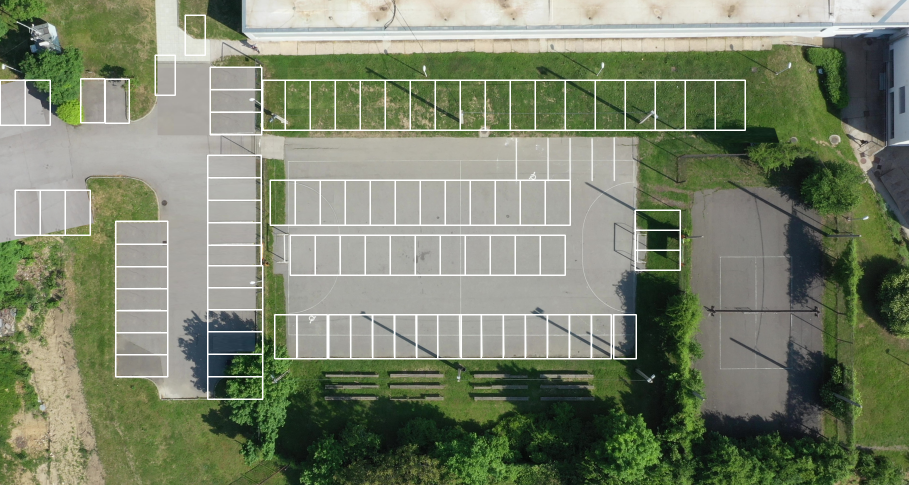
#> input picture Assets/result_with_parking_spaces.png, 1817 x 970 px (shown at 1/2 size)
$ python parking_space_picker.py
#> lines starting #> are read from the running program, lines starting #| are printed output that depends on the picture; after the words box and inside, x2 and y2 are one past the last pixel; in counts of white or black regions, pixels touching at a corner belong together
import cv2
import numpy as np

# Load images
result_img = cv2.imread('./Assets/result_with_parking_spaces.png')
#> result_img is the input picture: shape (970, 1817, 3); mean B, G, R 107.1, 130.1, 121.9
shouldhave_img = cv2.imread('./Assets/shouldhave.png')
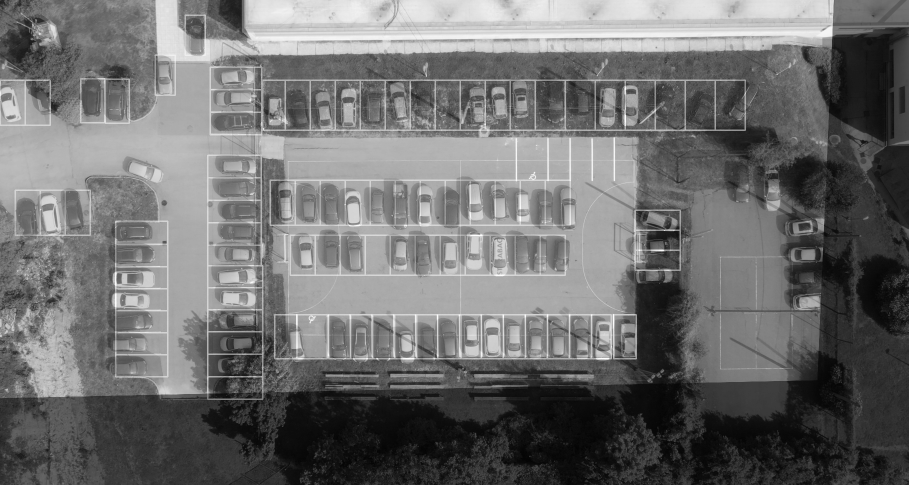
#> input picture Assets/shouldhave.png, 1817 x 970 px (shown at 1/2 size)
#> shouldhave_img is the input picture: shape (970, 1817, 3); min 2, max 254, mean 110.1

parking_spaces = [
    # front 3
    [(30, 380), (80, 470)],
    [(80, 380), (130, 470)],
    [(130, 380), (180, 470)],

    # scattered in the front
    [(0, 160), (50, 250)],
    [(50, 160), (100, 250)],
    [(310, 110), (350, 190)],
    [(370, 30), (410, 110)],

    # the first two
    [(161, 157), (209, 245)],
    [(210, 158), (258, 246)],

    #  next 7
    [(231, 442), (335, 488)],
    [(231, 488), (335, 533)],
    [(231, 533), (335, 577)],
    [(231, 577), (335, 621)],
    [(231, 621), (335, 665)],
    [(231, 665), (335, 709)],
    [(231, 709), (335, 753)],

    # Tribune 15
    [(1227, 629), (1272, 717)],
    [(549, 629), (593, 717)],
    [(593, 629), (654, 717)],
    [(657, 629), (701, 717)],
    [(701, 629), (745, 717)],
    [(745, 629), (789, 717)],
    [(789, 629), (833, 717)],
    [(833, 629), (875, 717)],
    [(875, 629), (922, 717)],
    [(922, 629), (962, 717)],
    [(962, 629), (1006, 717)],
    [(1006, 629), (1050, 717)],
    [(1050, 629), (1094, 717)],
    [(1094, 629), (1138, 717)],
    [(1138, 629), (1182, 717)],
    [(1182, 629), (1222, 717)],
    # Enterance
    [(420, 134), (523, 179)],
    [(420, 179), (523, 224)],
    [(420, 224), (523, 260)],
    # Gate
    [(415, 310), (522, 355)],
    [(415, 355), (522, 400)],
    [(415, 400), (522, 445)],
    [(415, 445), (522, 490)],
    [(415, 490), (522, 531)],
    [(415, 531), (525, 575)],
    [(415, 575), (525, 619)],
    [(415, 619), (525, 663)],
    [(415, 663), (525, 708)],
    [(415, 708), (525, 753)],
    [(415, 753), (525, 798)],

    # Middle
    [(540, 360), (590, 450)],
    [(590, 360), (640, 450)],
    [(640, 360), (690, 450)],
    [(690, 360), (740, 450)],
    [(740, 360), (790, 450)],
    [(790, 360), (840, 450)],
    [(840, 360), (890, 450)],
    [(890, 360), (940, 450)],
    [(940, 360), (990, 450)],
    [(990, 360), (1040, 450)],
    [(1040, 360), (1090, 450)],
    [(1090, 360), (1140, 450)],

    # inner
    [(580, 470), (630, 550)],
    [(630, 470), (680, 550)],
    [(680, 470), (730, 550)],
    [(730, 470), (772, 550)],
    [(776, 470), (830, 550)],
    [(830, 470), (880, 550)],
    [(880, 470), (930, 550)],
    [(930, 470), (980, 550)],
    [(980, 470), (1030, 550)],
    [(1030, 470), (1080, 550)],
    [(1080, 470), (1130, 550)],

    # upper
    [(525, 160), (570, 260)],
    [(570, 160), (620, 260)],
    [(620, 160), (670, 260)],
    [(670, 160), (720, 260)],
    [(720, 160), (770, 260)],
    [(770, 160), (820, 260)],
    [(820, 160), (870, 260)],
    [(870, 160), (920, 260)],
    [(924, 160), (970, 260)],
    [(970, 160), (1020, 260)],
    [(1020, 160), (1070, 260)],
    [(1070, 160), (1130, 260)],
    [(1130, 160), (1190, 260)],
    [(1190, 160), (1250, 260)],
    [(1250, 160), (1310, 260)],
    [(1310, 160), (1370, 260)],
    [(1370, 160), (1430, 260)],
    [(1430, 160), (1490, 260)],

    # near the goal
    [(1270, 420), (1360, 460)],
    [(1270, 460), (1360, 500)],
    [(1270, 500), (1360, 540)],

]

# List to store parking space templates
templates = []

# Extracting content from each parking space in result_img
for space in parking_spaces:
    x1, y1 = space[0]
    x2, y2 = space[1]
    template = result_img[y1:y2, x1:x2]
    templates.append(template)
#> this loop made 90 passes
#> pass 3, `template = result_img[y1:y2, x1:x2]`:
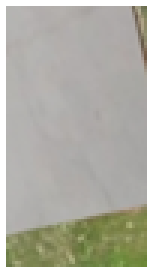
#> template: shape (90, 50, 3) (shown 3 times larger); mean B, G, R 162.5, 173.4, 174
#> after the loop, templates = 90 items


threshold = 0.92
occupied_spaces = []

# Extracting the region of interest
for i, space in enumerate(parking_spaces):
    x1, y1 = space[0]
    x2, y2 = space[1]
    roi = shouldhave_img[y1:y2, x1:x2]

    # Matching templates
    res = cv2.matchTemplate(roi, templates[i], cv2.TM_CCOEFF_NORMED)
    loc = np.where(res >= threshold)

    # Checking if there is a match
    if loc[0].size == 0:
        occupied_spaces.append(i)
#> this loop made 90 passes
#> res on passes 1 to 12: [0.588], [0.206], [0.427], [0.361], [0.915], [0.625], [0.891], [0.643], [0.686], [0.542], [0.527], [0.419]
#> pass 1, `roi = shouldhave_img[y1:y2, x1:x2]`:
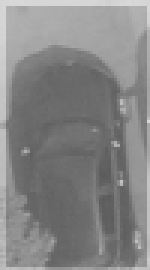
#> roi: shape (90, 50, 3) (shown 3 times larger); min 90, max 216, mean 133.2
#> pass 3, `roi = shouldhave_img[y1:y2, x1:x2]`:
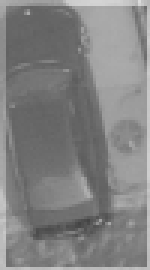
#> roi: shape (90, 50, 3) (shown 3 times larger); min 68, max 218, mean 129.7
#> after the loop:
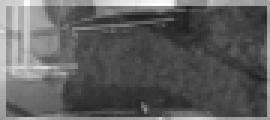
#> roi: shape (40, 90, 3) (shown 3 times larger); min 32, max 253, mean 94.9
#> after the loop, occupied_spaces = 88 values from 0 to 89


# Drawing rectangles on shouldhave_img
for i in range(len(parking_spaces)):
    color = (0, 0, 255) if i in occupied_spaces else (0, 255, 0)
    cv2.rectangle(shouldhave_img, parking_spaces[i][0], parking_spaces[i][1], color, 2)
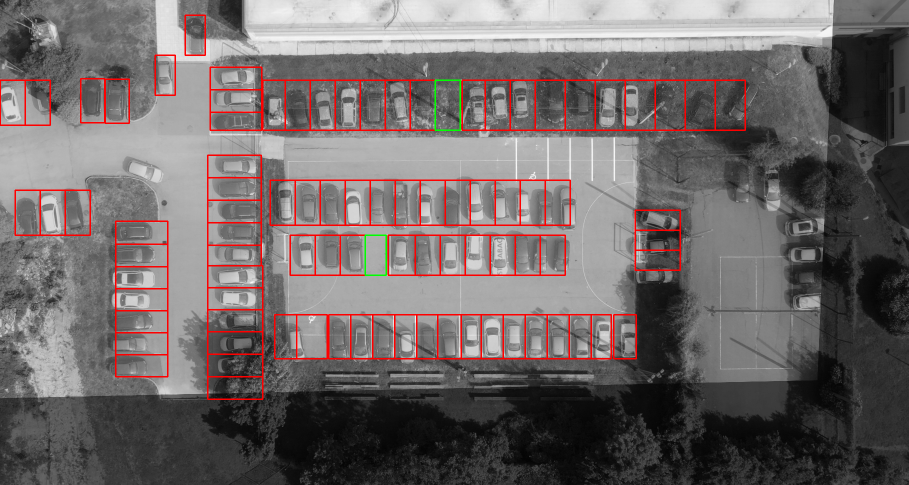
#> shouldhave_img: shape (970, 1817, 3) (shown at 1/2 size); 3.12% of pixels changed, all inside (x1, y1, x2, y2) = (0, 29, 1492, 800)


for i in range(len(parking_spaces)):
    # calculating and displaying available free spots
    free_parking_spots = len(parking_spaces) - len(occupied_spaces)
    font = cv2.FONT_HERSHEY_SIMPLEX
    font_scale = 1
    font_thickness = 2
    font_color = (0, 255, 0)

    cv2.putText(shouldhave_img, f'Free Spots: {free_parking_spots}', (490, 31), font, font_scale, font_color, font_thickness)
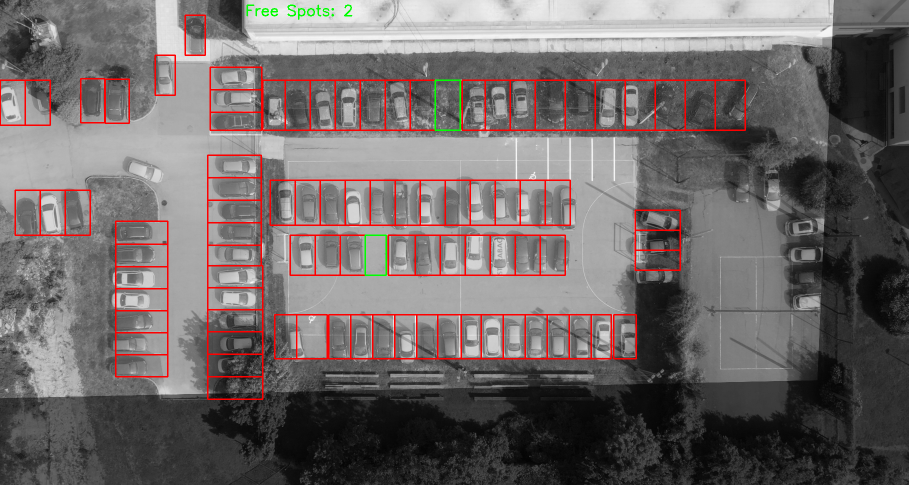
#> shouldhave_img: shape (970, 1817, 3) (shown at 1/2 size); 0.08% of pixels changed, all inside (x1, y1, x2, y2) = (493, 9, 705, 40)


# Displaying the result image
cv2.imshow('Occupancy Detection', shouldhave_img)
cv2.waitKey(0)
cv2.destroyAllWindows()
